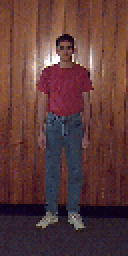
#> input picture P5.3_AplicacionML/pedestrians128x64/per00039.ppm, 64 x 128 px, given in place of per00100.ppm, which was not available (shown 2 times larger)
$ jupyter execute --allow-errors P5.3_AplicacionML.ipynb   (shell and % lines are left out)   (text cells are left out)
#> lines starting #> are read from the running program, lines starting #| are printed output that depends on the picture; pictures that were not available may be replaced by others from this repository, and a replacement may not be noted
#> further down, img is the input picture: shape (128, 64, 3); mean B, G, R 57.9, 59.2, 94
[cell 1]
# conda install -c conda-forge opencv
# pip install opencv-python
import cv2
import matplotlib.pyplot as plt
import numpy as np
import random
import os

[cell 2]
# directorio de imágenes. Como se encuentra en el mismo directorio del jupyter notebook, no es necesario especificar la ruta completa.
imgdir = "pedestrians128x64"

[cell 3]
plt.figure(figsize=(10, 6))
#> (the rest of this cell did not finish here and is left out)

[cell 4]
win_size = (48, 96)
#> win_size = (48, 96)
block_size = (16, 16)
block_stride = (8, 8)
cell_size = (8, 8)
num_bins = 9
hog = cv2.HOGDescriptor(win_size, block_size, block_stride, cell_size, num_bins)

[cell 5]
random.seed(42)
X_pos = []
for i in random.sample(range(900), 400):
    filename = "%s/per%05d.ppm" % (imgdir, i)
    img = cv2.imread(filename)
    if img is None:
        print('No se pudo encontrar la imagen %s' % filename)
        continue
    X_pos.append(hog.compute(img, (64, 64)))

[cell 6]
X_pos = np.array(X_pos, dtype=np.float32)
y_pos = np.ones(X_pos.shape[0], dtype=np.int32)
#> y_pos = [1, 1, 1]
X_pos.shape, y_pos.shape
#> Out = ((3, 1980), (3,))

[cell 7]
negdir = "pedestrians_neg"

[cell 8]
hroi = 128
wroi = 64
X_neg = []
for negfile in os.listdir(negdir):
    filename = '%s/%s' % (negdir, negfile)
    img = cv2.imread(filename)
    img = cv2.resize(img, (512, 512))
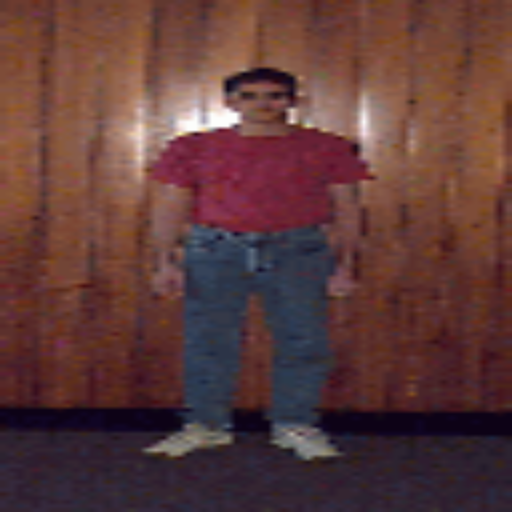
#> img: shape (512, 512, 3); mean B, G, R 57.8, 59.1, 93.9
    for j in range(5):
        rand_y = random.randint(0, img.shape[0] - hroi)
        rand_x = random.randint(0, img.shape[1] - wroi)
        roi = img[rand_y:rand_y + hroi, rand_x:rand_x + wroi, :]
        X_neg.append(hog.compute(roi, (64, 64)))
#> this loop made 5 passes
#> pass 1, `roi = img[rand_y:rand_y + hroi, rand_x:rand_x + wroi, :]`:
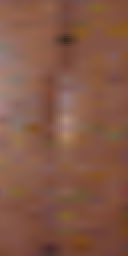
#> roi: shape (128, 64, 3) (shown 2 times larger); mean B, G, R 70.4, 88.5, 131.6
#> pass 2, `roi = img[rand_y:rand_y + hroi, rand_x:rand_x + wroi, :]`:
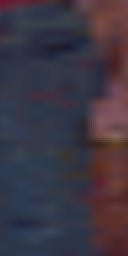
#> roi: shape (128, 64, 3) (shown 2 times larger); mean B, G, R 67.3, 54.5, 61.9
#> pass 3, `roi = img[rand_y:rand_y + hroi, rand_x:rand_x + wroi, :]`:
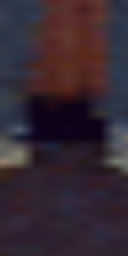
#> roi: shape (128, 64, 3) (shown 2 times larger); mean B, G, R 50.3, 39.8, 53.9
#> after the loop:
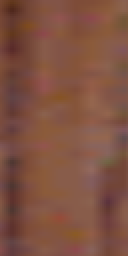
#> roi: shape (128, 64, 3) (shown 2 times larger); mean B, G, R 65.1, 81.5, 126.8

[cell 9]
X_neg = np.array(X_neg, dtype=np.float32)
y_neg = -np.ones(X_neg.shape[0], dtype=np.int32)
#> y_neg = [-1, -1, -1, -1, -1]
X_neg.shape, y_neg.shape
#> Out = ((5, 1980), (5,))

[cell 10]
X = np.concatenate((X_pos, X_neg))
y = np.concatenate((y_pos, y_neg))
#> y = [1, 1, 1, -1, -1, -1, -1, -1]

[cell 11]
from sklearn import model_selection as ms
X_train, X_test, y_train, y_test = ms.train_test_split(
    X, y, test_size=0.2, random_state=42
)

[cell 12]
def train_svm(X_train, y_train):
    svm = cv2.ml.SVM_create()
    svm.train(X_train, cv2.ml.ROW_SAMPLE, y_train)
    return svm

[cell 13]
def score_svm(svm, X, y):
    from sklearn import metrics
    _, y_pred = svm.predict(X)
    return metrics.accuracy_score(y, y_pred)

[cell 14]
svm = train_svm(X_train, y_train)

[cell 15]
score_svm(svm, X_train, y_train)

[cell 16]
score_svm(svm, X_test, y_test)

[cell 17]
score_train = []
score_test = []
for j in range(3):
    svm = train_svm(X_train, y_train)
    score_train.append(score_svm(svm, X_train, y_train))
    score_test.append(score_svm(svm, X_test, y_test))

    _, y_pred = svm.predict(X_test)
    false_pos = np.logical_and((y_test.ravel() == -1), (y_pred.ravel() == 1))
    if not np.any(false_pos):
        print('hecho')
        break
    X_train = np.concatenate((X_train, X_test[false_pos, :]), axis=0)
    y_train = np.concatenate((y_train, y_test[false_pos]), axis=0)

[cell 18]
score_train

[cell 19]
score_test

[cell 20]
img_test = cv2.imread('prueba_peaton.jpg')
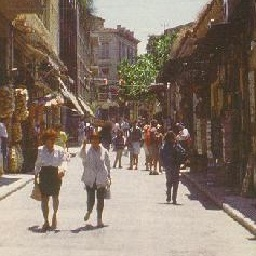
#> input picture P5.3_AplicacionML/prueba_peaton.jpg, 256 x 256 px
#> img_test is the input picture: shape (256, 256, 3); mean B, G, R 106.2, 119.6, 136.1

[cell 21]
stride = 16
found = []
for ystart in np.arange(0, img_test.shape[0], stride):
    for xstart in np.arange(0, img_test.shape[1], stride):
        if ystart + hroi > img_test.shape[0]:
            continue
        if xstart + wroi > img_test.shape[1]:
            continue
        roi = img_test[ystart:ystart + hroi, xstart:xstart + wroi, :]
        feat = np.array([hog.compute(roi, (64, 64))])
        _, ypred = svm.predict(feat)
        if np.allclose(ypred, 1):
            found.append((ystart, xstart, hroi, wroi))
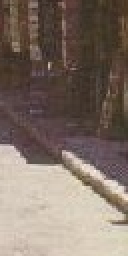
#> roi: shape (128, 64, 3) (shown 2 times larger); mean B, G, R 102.4, 112.7, 128

[cell 22]
hog = cv2.HOGDescriptor(win_size, block_size, block_stride, cell_size, num_bins)

[cell 23]
rho, _, _ = svm.getDecisionFunction(0)
sv = svm.getSupportVectors()
hog.setSVMDetector(np.append(sv[0, :].ravel(), rho))

[cell 24]
hogdef = cv2.HOGDescriptor()
hogdef.setSVMDetector(cv2.HOGDescriptor_getDefaultPeopleDetector())
found, _ = hogdef.detectMultiScale(img_test)
#> found = [[141, 95, 65, 130], [62, 111, 69, 138], [13, 111, 71, 142]]

[cell 25]
fig = plt.figure(figsize=(10, 6))
ax = fig.add_subplot(111)
ax.imshow(cv2.cvtColor(img_test, cv2.COLOR_BGR2RGB))
from matplotlib import patches
for f in found:
    ax.add_patch(patches.Rectangle((f[0], f[1]), f[2], f[3], color='y', linewidth=3, fill=False))
#> this loop made 3 passes
plt.savefig('detectado.png')
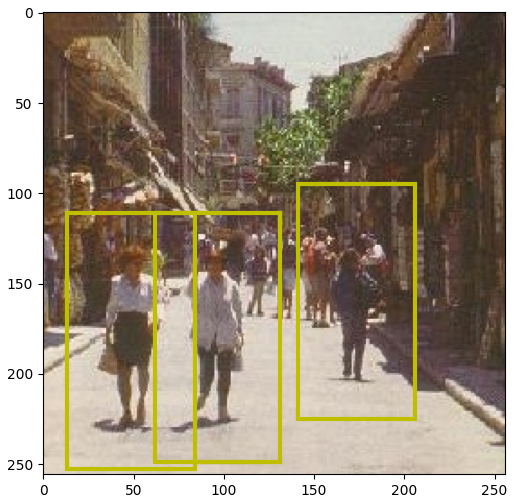
#> figure drawn by matplotlib, 1 panel
